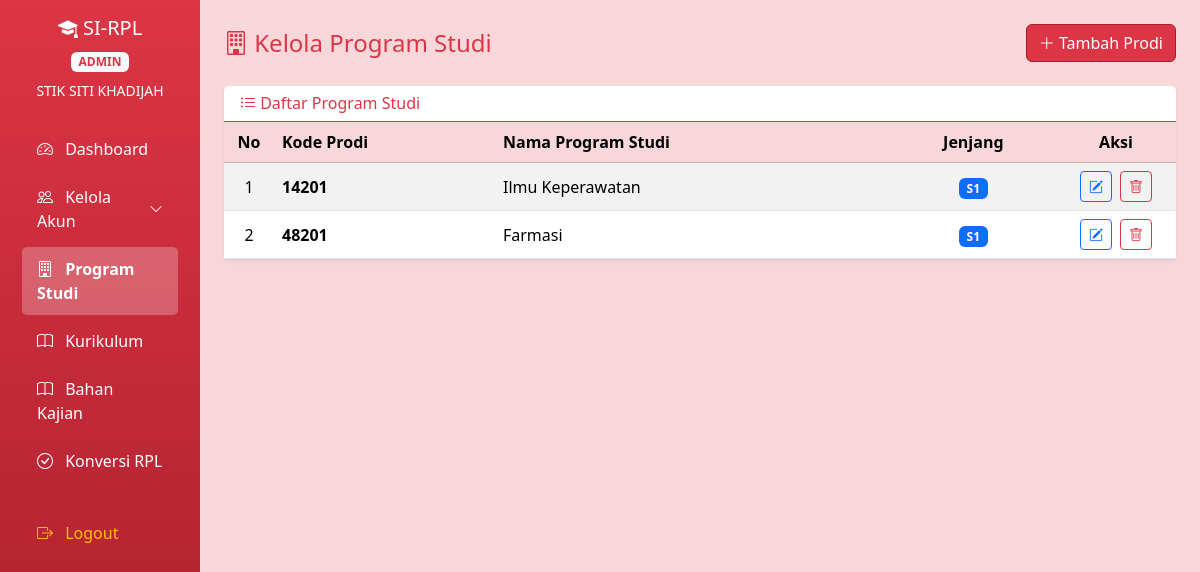
Page /dashboard.php?page=admin/kelola_prodi (signed in) on the committed database.
### tables this page shows
CREATE TABLE `program_studi` (
  `id` int(11) NOT NULL,
  `kode_prodi` varchar(20) NOT NULL,
  `nama_prodi` varchar(100) NOT NULL,
  `jenjang` enum('D3','S1','S2') NOT NULL
);

### pages/admin/kelola_prodi.php (the view, shortened to what this page needs)
<div class="d-flex justify-content-between align-items-center mb-4 flex-wrap">
    <h4 class="text-danger m-0"><i class="bi bi-building"></i> Kelola Program Studi</h4>
    <button class="btn btn-theme mt-2 mt-sm-0" data-bs-toggle="modal" data-bs-target="#modalTambah">
        <i class="bi bi-plus-lg"></i> Tambah Prodi
    </button>
</div>
<div class="card shadow-sm border-0">
    <div class="card-header bg-white border-bottom border-danger">
        <h6 class="mb-0 text-danger"><i class="bi bi-list-ul"></i> Daftar Program Studi</h6>
    </div>
    <div class="card-body p-0">
        <div class="table-responsive">
            <table class="table table-hover table-striped mb-0 align-middle">
                <thead class="table-danger">
                    <tr>
                        <th class="text-center" width="50">No</th>
                        <th>Kode Prodi</th>
                        <th>Nama Program Studi</th>
                        <th class="text-center">Jenjang</th>
                        <th class="text-center" width="120">Aksi</th>
                    </tr>
                </thead>
                <tbody>
                    <?php
                    $no = 1;
                    $q = $conn->query("SELECT * FROM program_studi ORDER BY id DESC");
                    if ($q->num_rows == 0):
                    ?>
                    <tr><td colspan="5" class="text-center text-muted py-4"><i class="bi bi-inbox fs-1 d-block mb-2 opacity-50"></i>Belum ada data Program Studi</td></tr>
                    <?php else: while($d = $q->fetch_assoc()): ?>
                    <tr>
                        <td class="text-center"><?= $no++ ?></td>
                        <td class="fw-bold"><?= htmlspecialchars($d['kode_prodi']) ?></td>
                        <td><?= htmlspecialchars($d['nama_prodi']) ?></td>
                        <td class="text-center"><span class="badge bg-primary"><?= $d['jenjang'] ?></span></td>
                        <td class="text-center">
                            <a href="?page=admin/kelola_prodi&edit=<?= $d['id'] ?>" class="btn btn-sm btn-outline-primary me-1" title="Edit"><i class="bi bi-pencil-square"></i></a>
                            <a href="?page=admin/kelola_prodi&hapus=<?= $d['id'] ?>" class="btn btn-sm btn-outline-danger" onclick="return confirm('Yakin hapus <?= htmlspecialchars($d['nama_prodi']) ?>?')" title="Hapus"><i class="bi bi-trash"></i></a>
                        </td>
                    </tr>
                    <?php endwhile; endif; ?>
                </tbody>
            </table>
        </div>
    </div>
</div>

### assets/css/custom.css (style rules this page uses)
:root { --primary-red: #dc3545; --dark-red: #a71d2a; --light-red: #f8d7da; }
body { background-color: #f4f6f9; }
.btn-theme { background-color: var(--primary-red); border-color: var(--dark-red); color: white; }
.table thead { background-color: var(--primary-red) !important; color: white; }

### rows in the picture
program_studi: kode_prodi "14201", nama_prodi "Ilmu Keperawatan", jenjang "S1"
program_studi: kode_prodi "48201", nama_prodi "Farmasi", jenjang "S1"

### other values in the picture
$_SESSION['role'] "ADMIN"
$_SESSION['nama'] "STIK SITI KHADIJAH"
